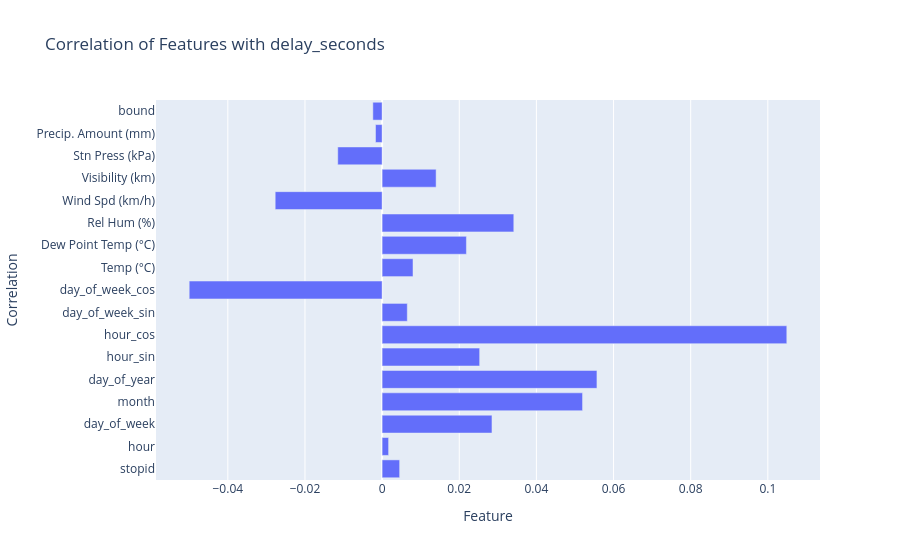

Notebook code cell kept with this figure:
### Markdown cell above
Correlation Analysis of dataset without categorical column

### Code cell
## correlation analysis of features with the target variable and show it in table
# remove thrusteet
df_corr_without_encoding = df_without_encoding.drop(columns=['thrusteet', 'route', 'trip_id', 'Climate ID', 'actual_arrival', 'nearest_whole_hour']).to_pandas()  # Convert to pandas for correlation analysis
correlation_matrix = df_corr_without_encoding.corr(method='pearson')
target_correlation = correlation_matrix['delay_seconds'].drop('delay_seconds')  
print("Correlation of features with delay_seconds:")
print(target_correlation.sort_values(ascending=False))
# Visualize the correlation of features with the target variable using a bar chart
correlation_df = target_correlation.reset_index()
correlation_df.columns = ['Correlation', 'Feature']
fig = px.bar(correlation_df, x='Feature', y='Correlation', title='Correlation of Features with delay_seconds')
show(fig)

### Figure 1 — Plotly figure (JSON) as saved in the notebook; plotly's stock layout.template omitted (floating-point values rounded to 4 significant figures)
{"data": [{"hovertemplate": "Feature=%{x}<br>Correlation=%{y}<extra></extra>", "legendgroup": "", "marker": {"color": "#636efa", "pattern": {"shape": ""}}, "name": "", "orientation": "h", "showlegend": false, "textposition": "auto", "type": "bar", "x": [0.004544, 0.001682, 0.02848, 0.05196, 0.05569, 0.02529, 0.1049, 0.006528, -0.05001, 0.008008, 0.02185, 0.03414, -0.02772, 0.014, -0.0115, -0.001713, -0.002401], "xaxis": "x", "y": ["stopid", "hour", "day_of_week", "month", "day_of_year", "hour_sin", "hour_cos", "day_of_week_sin", "day_of_week_cos", "Temp (°C)", "Dew Point Temp (°C)", "Rel Hum (%)", "Wind Spd (km/h)", "Visibility (km)", "Stn Press (kPa)", "Precip. Amount (mm)", "bound"], "yaxis": "y"}], "layout": {"barmode": "relative", "legend": {"tracegroupgap": 0}, "title": {"text": "Correlation of Features with delay_seconds"}, "xaxis": {"anchor": "y", "domain": [0, 1], "title": {"text": "Feature"}}, "yaxis": {"anchor": "x", "domain": [0, 1], "title": {"text": "Correlation"}}}}
